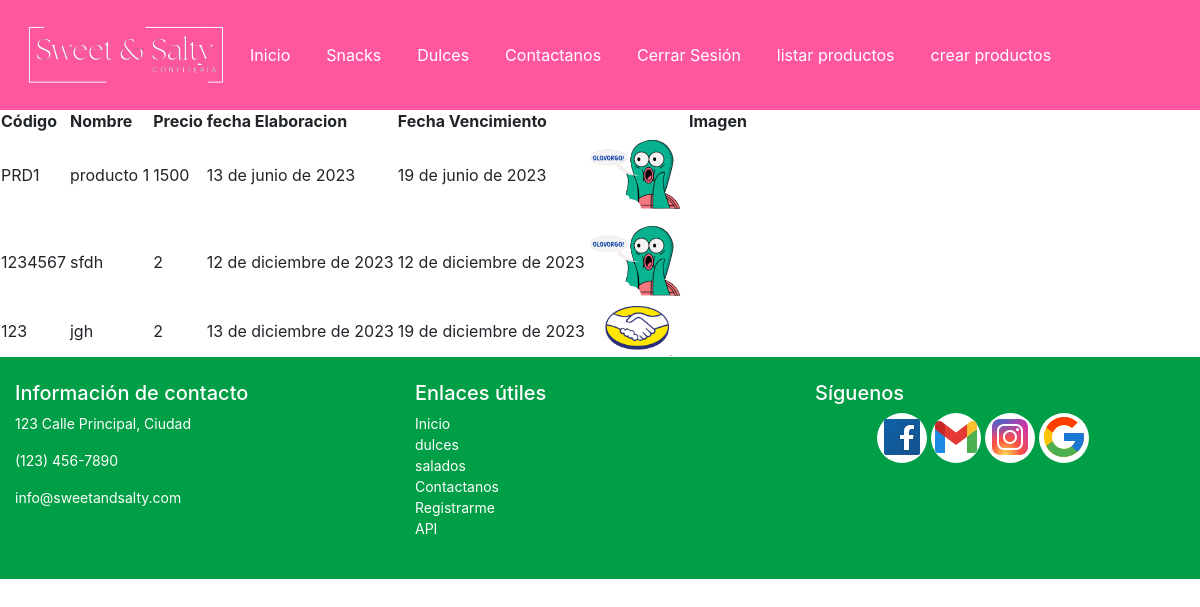
The app's page /catalogo/lista (signed in), older data.
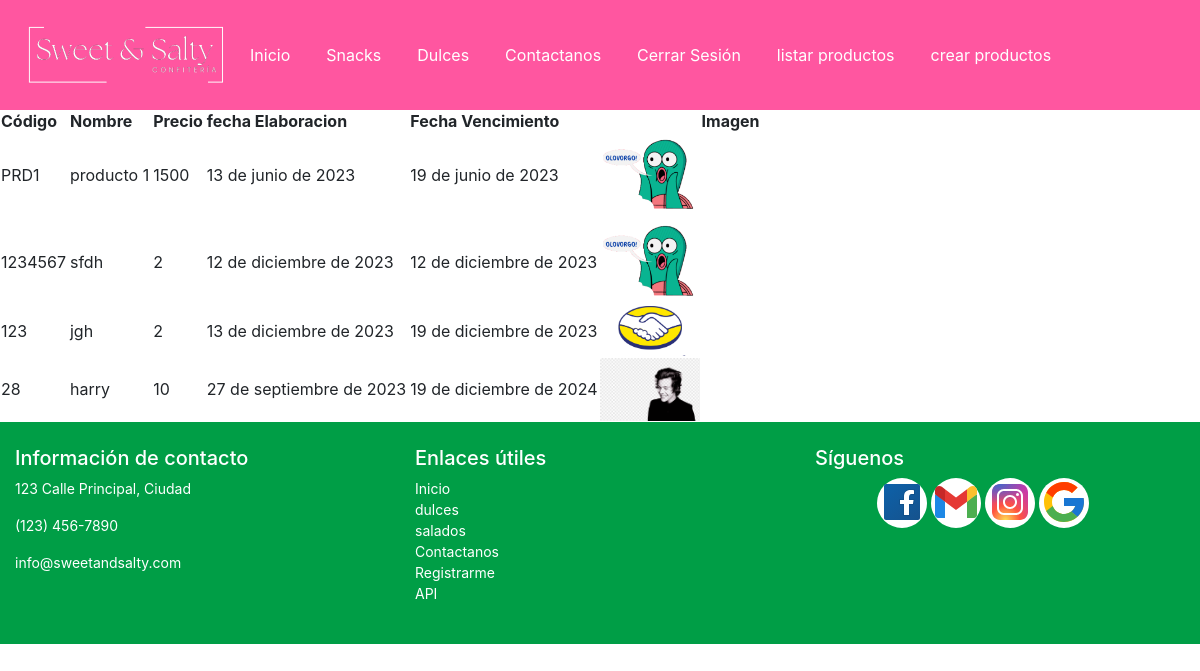
The same page, newer data.
### catalogo/models.py (models this page shows, shortened)
class Producto(models.Model):
    codigo = models.CharField(max_length=10, primary_key=True,db_column='CtgProdCod')
    nombre = models.CharField(max_length=20, db_column='CtgProdNom')
    imagen = models.ImageField(upload_to='catalogo/producto', db_column='CtgProdImg')
    precio = models.PositiveIntegerField(db_column='CtgProdPre')
    fch_elab = models.DateField(db_column='CtgProdFlb')
    fch_vence = models.DateField(db_column='CtgProdFVen')
    tipo = models.ForeignKey(to = TipoConfite, on_delete=models.CASCADE, db_column='CtgTpoCftID')
    class Meta:
        db_table = 'CtgProd'

### catalogo/views.py (the view)
# urls.py: path('lista', ListarProducto,name='lista_productos'),
@login_required
def ListarProducto(request):
    lista_productos = Producto.objects.all()
    return render(request, "catalogo/listar_producto.html",
    {'productos':lista_productos})

### catalogo/templates/catalogo/listar_producto.html (shortened to what this page needs)
{% extends "base.html" %}
{% load static %}
{% block content %}
<table>
    <thead>
      <tr>
        <th>Código</th>
        <th> </th>
        <th>Nombre</th>
        <th> </th>
        <th>Precio</th>
        <th> </th>
       <th>fecha Elaboracion</th>
       <th> </th>
        <th>Fecha Vencimiento</th>
        <th> </th>
        <th>Imagen</th>
      </tr>
    </thead>
    <tbody>
      {% for producto in productos %}
      <tr>
        <td>{{ producto.codigo }}</td>
        <td> </td>
        <td>{{ producto.nombre }}</td>
        <td> </td>
        <td>{{ producto.precio }}</td>
        <td> </td>
        <td>{{ producto.fch_elab }}</td>
        <td> </td>
        <td>{{ producto.fch_vence }}</td>
        <td>
        <img src="{{ producto.imagen.url }}" style="width: 100px;">
        <td>
        </td>
      </tr>
      {% endfor %}
    </tbody>
  </table>
{% endblock %}

### templates/base.html (shortened to what this page needs)
{% load static %}
<html>
<head>
  <link rel="stylesheet" href="https://cdn.jsdelivr.net/npm/bootstrap@4.0.0/dist/css/bootstrap.min.css">
  <link rel="stylesheet" href="{% static 'css/estilo1.css' %}">
<body>
  <header>
    <nav class="navbar navbar-expand-lg navbar-custom bg-custom">
      <a class="navbar-brand" href="#"><img id="logo" src="{% static 'img/Logotipo-chico.png' %}" alt="logo"></a>
          <div class="collapse navbar-collapse" id="navbarNav">
              <ul class="navbar-nav">
                  <li class="nav-item active">
                    <a class="nav-link" href="{% url 'home' %}" >Inicio</a>
                </li>
                <li class="nav-item">
                    <a class="nav-link" href="{% url 'pagina_snacks' %}">Snacks</a>
                </li>
                <li class="nav-item">
                    <a class="nav-link" href="{% url 'pagina_dulces' %}">Dulces</a>
                </li>
                <li class="nav-item">
                    <a class="nav-link" href="{% url 'pagina_cotiza' %}">Contactanos</a>
                </li>
                    {% if user.is_authenticated %}
                <li class="nav-item">
                    <a class= "nav-link" href="{% url 'logout' %}">Cerrar Sesión</a>
                </li>
                <li class="nav-item">
                    <a class= "nav-link" href="{% url 'lista_productos' %}">listar productos</a>
                </li>
                    <li class="nav-item">
                <a class= "nav-link" href="{% url 'crear_producto' %}">crear productos</a>
                </li>
                {% else %}
                <a class="nav-link" href="{% url 'login' %}">Iniciar Sesión</a>
                {% endif %}
              </ul>
          </div>
      </nav>
  </header>
  <main>
    {% block content %}{% endblock content %}
  </main>
  <footer class="bg-custom text-white py-4">
    <div class="container">
        <div class="row">
            <div class="col-md-4">
                <h5 class="box">Información de contacto</h5>
                <p> 123 Calle Principal, Ciudad</p>
                <p> (123) 456-7890</p>
                <p> info@sweetandsalty.com</p>
            </div>
            <div class="col-md-4">
                <h5 class="box">Enlaces útiles</h5>
                <ul class="list-unstyled">
                    <li><a href="{% url 'home' %}">Inicio</a></li>
                    <li><a href="{% url 'pagina_dulces' %}">dulces</a></li>
                    <li><a href="{% url 'pagina_snacks' %}">salados</a></li>
                    <li><a href="{% url 'pagina_cotiza' %}">Contactanos</a></li>
                    <li><a href="{% url 'pagina_login' %}">Registrarme</a></li>
                    <li><a href="{% url 'pagina_api' %}">API</a></li>
                </ul>
            </div>
            <div class="col-md-4">
            <h5 class="box">Síguenos</h5>
            <div class="redes">
                <ul>
                    <li><a title="facebook" href="http://facebook.com"><img src="{% static 'img/icons/icons8-facebook.svg' %}"  alt="facebook" ></a>
                    </li>
                    <li><a title= "google+" href="http://google.com"><img src="{% static 'img/icons/icons8-gmail.svg' %}" alt="google+" ></a>
                    </li>
                    <li><a title= "instagram" href="http://instagram.com"><img src="{% static 'img/icons/icons8-instagram.svg' %}" alt="instagram" ></a>
                    </li>
                    <li><a title="mail" href="http://gmail.com"><img src="{% static 'img/icons/icons8-logo-de-google.svg' %}" alt="mail" ></a>
                    </li>
                </ul>
            </div>
        </div>
    </div>
</div>
</footer>
</body>
</html>

### static/css/estilo1.css (style rules this page uses)
footer { font-size: 14px; display: flex; }
footer a { color: #fff; text-decoration: none; }
footer .container { max-width: 100%; margin: 0 auto; }
footer .col-md-4 { padding: 0 15px; }
footer.bg-custom { background-color: #009E46; }
header { background-color: #FF56A0; color: #252ba7; padding: 10px; }
nav ul { list-style: none; margin: 0; padding: 0; display: flex; }
nav li { margin-right: 20px; }
nav a { color: #fff; text-decoration: none; }
.navbar-custom { background-color: #FF56A0; }
.redes { width: 80%; text-align: center; }
.redes ul li { background-color: white; border-radius: 50%; width: 50px; height: 50px; display: inline-block; }

Row changes from the older to the newer data that the page shows:
added Producto: codigo "28", nombre "harry", precio "10", fch_elab "27 de septiembre de 2023", fch_vence "19 de diciembre de 2024", imagen (picture)
